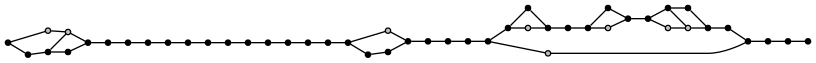

Source code (Python):
# coding: utf-8

"""
    Рисование графа коммитов 
"""

from subprocess import *
from cStringIO import StringIO
import re

def commit_network(repo, commits_to_highlight=set()):
    """ Рисует граф коммитов с помощью Graphviz.
    
        commits_to_highlight: множество коммитов, рисуемых с черной (а не серой)
        закраской.
        
        Возвращает кортеж (png, commit_coords), где
          -- png - байты png-изображения;
          -- commit_coords - словарь sha1 -> (x,y) (координаты коммитов в png)
    """
    
    # этап первый: препроцессинг, на выходе получаем DOT-файл с координатами
    process = Popen(['dot', ], stdin=PIPE, stdout=PIPE, stderr=PIPE)
    
    dot = prepare_dot(repo, commits_to_highlight)
    
    out, errors = process.communicate(dot)
    if errors:
        raise Exception(errors)
    
    commit_coords = extract_commit_coords(out)
    assert len(commit_coords) == len(repo.commits)
    # если вдруг нужно, то в этом месте можно и подправить координаты в out
    
    # этап второй: получаем PNG
    process = Popen(['dot', '-Tpng'], stdin=PIPE, stdout=PIPE, stderr=PIPE)
    png, errors = process.communicate(out)
    if errors:
        raise Exception(errors)
    
    return png, commit_coords

def prepare_dot(repo, commits_to_highlight):
    """ Составление описания графа коммитов на языке DOT """
    dot = StringIO()
    
    print >>dot, """digraph G {
        node [shape=circle, width=0.05, height=0.05, style=filled, fillcolor=gray, color=black, label=""]
        edge [arrowhead=none]
        nodesep=0.15
        ranksep=0.15
        rankdir=LR
    """
    for commit in repo.commits.values():
        attrs = []
        if commit.sha1 in commits_to_highlight:
            attrs.append('fillcolor="black"')
        print >>dot, "N" + commit.sha1, "[" + ', '.join(attrs) + "]"
        for parent_sha1 in commit.parents:
            print >>dot, "N" + parent_sha1, "->", "N" + commit.sha1
    print >>dot, "}"
    
    return dot.getvalue()
    
# поиск описания узлов-коммитов в DOT
re_nodes = re.compile(r'\s+N([a-f\d]+)\s+\[.*pos="(\d+),(\d+)".*')
    
# коэф. преобразования единиц DOT в пиксели
# (1 point, 1/72th of an inch --> 96 dpi)
DOT_SCALE = 96.0 / 72.0 
    
def extract_commit_coords(dot):
    """ Извлечение координат узлов-коммитов из DOT-файла, получаемого в результате
        препроцессинга
    """
    commit_coords = {}
    for line in dot.split('\n'):
        match = re_nodes.match(line)
        if match:
            sha1, x, y = match.groups()
            x,y = int(x), int(y)
            commit_coords[sha1] = (int(x*DOT_SCALE), int(y*DOT_SCALE))
    return commit_coords
            
    
